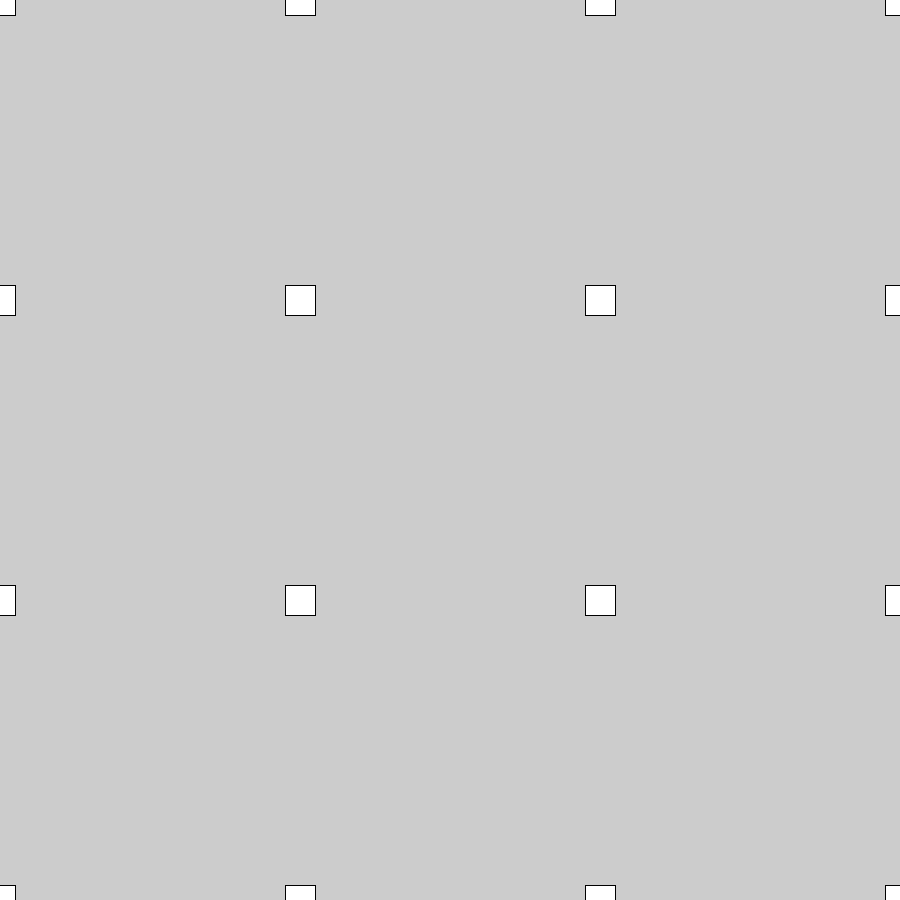
Frame 1 (no input)
Frame 60 (the mouse pressed at the canvas centre just before this capture): identical to frame 1, image omitted
Frame 120 (the mouse held since frame 60 and released just before this capture): identical to frame 1, image omitted

The Processing sketch that drew this single still picture (run headless with seeded random() and noise(); from frame 60 on, the mouse is pressed at the canvas centre):

// Processing sketch: Fractal_Menger_Attempt_v2
// ── Fractal_Menger_Attempt_v2.pde
// Sierpinski's Carpet v2
int lvl = 2;
int size = 900;
int row = 1;
int column = 1;
int blocks = 0;
int turtleX = 0;
int turtleY = 0;

void setup() {
  size(900, 900);
}

void draw() {
  rectMode(CENTER);
  sierpinski8();
  lvl++;

  //rect(width/2, height/2, size/3, size/3);
}

void sierpinski8() {
  for (int i = 0; i < width; i += width/6) {
    for (int j = 0; j < height; j += height/6) {
      rect(i*2,j*2,30, 30);
    }
  }
}
